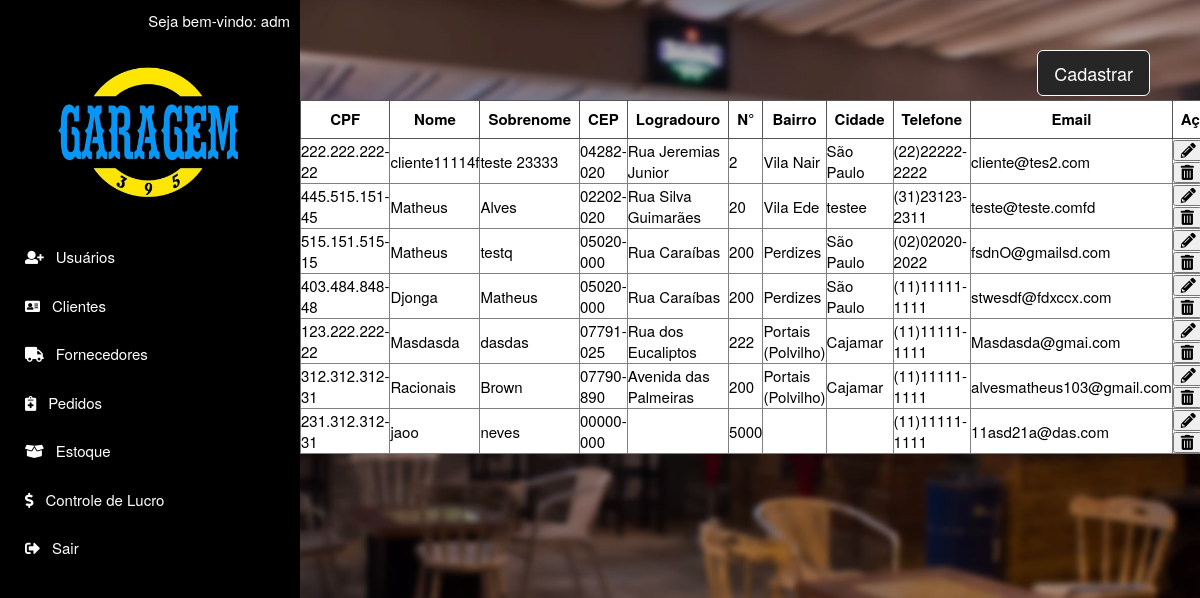
The app's page /app/view/lista_cliente.php (signed in), older data.
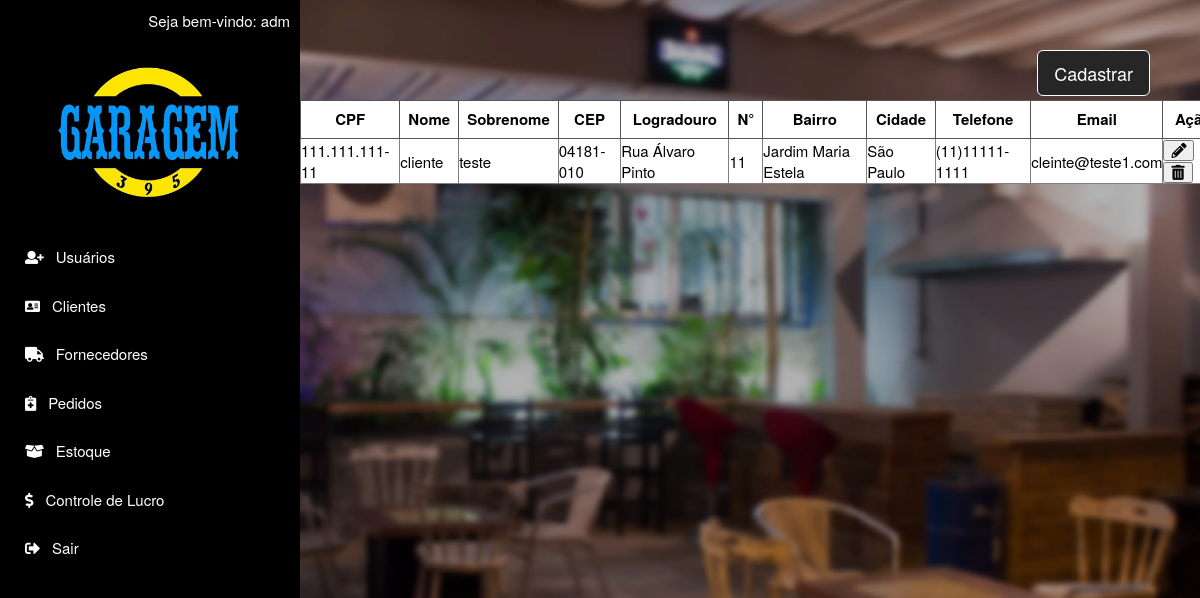
The same page, newer data.
### tables this page shows
CREATE TABLE `cliente` (
  `cpf` varchar(14) NOT NULL,
  `nome` varchar(15) NOT NULL,
  `sobrenome` varchar(15) NOT NULL,
  `status` bit(1) NOT NULL
);

CREATE TABLE `endereco` (
  `id` int(11) NOT NULL,
  `cidade` varchar(15) NOT NULL,
  `logradouro` varchar(40) NOT NULL,
  `numero` varchar(8) NOT NULL,
  `bairro` varchar(20) NOT NULL,
  `cep` char(9) NOT NULL,
  `id_fornec` int(11) NOT NULL,
  `cpf_cliente` varchar(14) NOT NULL
);

CREATE TABLE `contato` (
  `id` int(11) NOT NULL,
  `telefone` varchar(15) NOT NULL,
  `email` varchar(40) NOT NULL,
  `cpf_cliente` varchar(14) NOT NULL,
  `id_fornec` int(11) NOT NULL
);

### app/view/clientes.php (the view, shortened to what this page needs)
<?php
	include "../model/conexao.php";
	echo "<table class='tabela-lista-clientes' border=1>";
	echo "<tr>";
	echo "<th>CPF</th>";
	echo "<th>Nome</th>";
	echo "<th>Sobrenome</th>";
	echo "<th>CEP</th>";
	echo "<th>Logradouro</th>";
	echo "<th>N°</th>";
	echo "<th>Bairro</th>";
	echo "<th>Cidade</th>";
	echo "<th>Telefone</th>";
	echo "<th>Email</th>";
	echo "<th>Ação</th>";
	echo "</tr>";
	$result_clientes = "SELECT * FROM cliente INNER JOIN endereco  ON cliente.cpf = endereco.cpf_cliente INNER JOIN contato ON cliente.cpf = contato.cpf_cliente WHERE cliente.status != 0 AND cliente.cpf !=''";
	$resultado_clientes = mysqli_query($conexao, $result_clientes);
 while ($registroCl = mysqli_fetch_assoc($resultado_clientes)){
	echo "<tr>";
		echo "<td>".$registroCl['cpf']; "</td>";
		echo "<td>".$registroCl['nome']; "</td>";
		echo "<td>".$registroCl['sobrenome']; "</td>";
		echo "<td>".$registroCl['cep']; "</td>";
		echo "<td>".$registroCl['logradouro']; "</td>";
		echo "<td>".$registroCl['numero']; "</td>";
		echo "<td>".$registroCl['bairro']; "</td>";
		echo "<td>".$registroCl['cidade']; "</td>";
		echo "<td>".$registroCl['telefone']; "</td>";
		echo "<td>".$registroCl['email']; "</td>";
		echo "<td hidden='true'>".$registroCl['status']; "</td>";
		echo "<td>";
?>
		<button type='button' class='fas fa-pencil-alt' data-target='#alterarClienteModal' data-toggle='modal'
			data-whatevernome="<?php echo $registroCl['nome'];?>"
			data-whateversobrenome="<?php echo $registroCl['sobrenome'];?>"
			data-whatevercpf="<?php echo $registroCl['cpf'];?>"
			data-whatevercep="<?php echo $registroCl['cep'];?>"
			data-whateverlogradouro="<?php echo $registroCl['logradouro'];?>"
			data-whatevernumero="<?php echo $registroCl['numero'];?>"
			data-whateverbairro="<?php echo $registroCl['bairro'];?>"
			data-whatevercidade="<?php echo $registroCl['cidade'];?>"
			data-whatevertelefone="<?php echo $registroCl['telefone'];?>"
			data-whateveremail="<?php echo $registroCl['email'];?>"
			></button>
		<button type='button' class='fas fa-trash-alt' data-target='#excluirClienteModal' data-toggle='modal'
		data-whatevercpf="<?php echo $registroCl['cpf'];?>"
		data-whateverstatus="<?php echo $registroCl['status'];?>"
		></button>
		</td>
<?php
}
?>

Row changes from the older to the newer data that the page shows:
removed cliente: cpf "222.222.222-22", nome "cliente11114f", sobrenome "teste 23333", endereco.cep "04282-020", endereco.logradouro "Rua Jeremias Junior", endereco.numero "2", endereco.bairro "Vila Nair", endereco.cidade "São Paulo", contato.telefone "(22)22222-2222", contato.email "cliente@tes2.com"
removed cliente: cpf "445.515.151-45", nome "Matheus", sobrenome "Alves", endereco.cep "02202-020", endereco.logradouro "Rua Silva Guimarães", endereco.numero "20", endereco.bairro "Vila Ede", endereco.cidade "testee", contato.telefone "(31)23123-2311", contato.email "teste@teste.comfd"
removed cliente: cpf "515.151.515-15", nome "Matheus", sobrenome "testq", endereco.cep "05020-000", endereco.logradouro "Rua Caraíbas", endereco.numero "200", endereco.bairro "Perdizes", endereco.cidade "São Paulo", contato.telefone "(02)02020-2022", contato.email "fsdnO@gmailsd.com"
removed cliente: cpf "403.484.848-48", nome "Djonga", sobrenome "Matheus", endereco.cep "05020-000", endereco.logradouro "Rua Caraíbas", endereco.numero "200", endereco.bairro "Perdizes", endereco.cidade "São Paulo", contato.telefone "(11)11111-1111", contato.email "stwesdf@fdxccx.com"
removed cliente: cpf "123.222.222-22", nome "Masdasda", sobrenome "dasdas", endereco.cep "07791-025", endereco.logradouro "Rua dos Eucaliptos", endereco.numero "222", endereco.bairro "Portais (Polvilho)", endereco.cidade "Cajamar", contato.telefone "(11)11111-1111", contato.email "Masdasda@gmai.com"
removed cliente: cpf "312.312.312-31", nome "Racionais", sobrenome "Brown", endereco.cep "07790-890", endereco.logradouro "Avenida das Palmeiras", endereco.numero "200", endereco.bairro "Portais (Polvilho)", endereco.cidade "Cajamar", contato.telefone "(11)11111-1111", contato.email "alvesmatheus103@gmail.com"
removed cliente: cpf "231.312.312-31", nome "jaoo", sobrenome "neves", endereco.cep "00000-000", endereco.numero "5000", contato.telefone "(11)11111-1111", contato.email "11asd21a@das.com"
now on this page (row edited): cliente: cpf "111.111.111-11", nome "cliente", sobrenome "teste", endereco.cep "04181-010", endereco.logradouro "Rua Álvaro Pinto", endereco.numero "11", endereco.bairro "Jardim Maria Estela", endereco.cidade "São Paulo", contato.telefone "(11)11111-1111", contato.email "cleinte@teste1.com"
